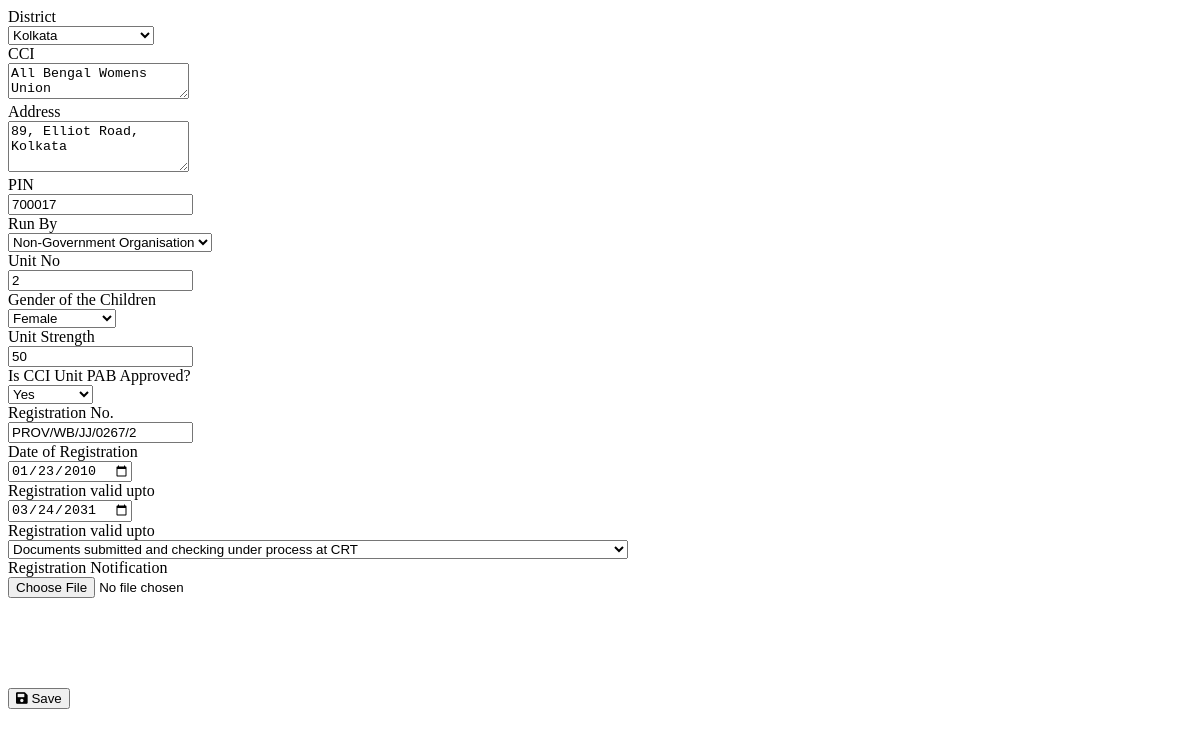
/pages/cci_edit_form.php?data=CCI_095 (signed in), run on the app's committed database.
### tables this page shows
CREATE TABLE `cci` (
  `id` varchar(255) NOT NULL,
  `district` varchar(255) DEFAULT NULL,
  `cci_name` varchar(255) DEFAULT NULL,
  `address` varchar(255) DEFAULT NULL,
  `pin` int(11) DEFAULT 0,
  `run_by` varchar(255) DEFAULT NULL,
  `cci_unit_no` smallint(6) DEFAULT 0,
  `cci_unit_gender` varchar(255) DEFAULT NULL,
  `cci_unit_strength` int(11) DEFAULT 0,
  `is_pab_approved` tinyint(1) DEFAULT 0,
  `reg_no` varchar(255) DEFAULT NULL,
  `reg_date` date DEFAULT NULL,
  `reg_valid_upto` date DEFAULT NULL,
  `reg_status` double DEFAULT NULL,
  `contact_name` varchar(255) DEFAULT NULL,
  `contact_desg` varchar(255) DEFAULT NULL,
  `contact_phno` int(11) DEFAULT 0
);

CREATE TABLE `cci_reg_file_status` (
  `id` int(11) NOT NULL,
  `reg_status` varchar(255) NOT NULL
);

### config/DbFunction.php (called while the page is built, shortened)
<?php
class DbFunction{
	function get_filter_values($fieldname) {
		$db = Database::getInstance();
		$mysqli = $db->getConnection();
		$query = "SELECT DISTINCT(`cci`.`" . $fieldname . "`) FROM `cci`";
		$rs= $mysqli->query($query);
		return $rs->fetch_all();
	}
	function get_reg_file_status() {
		$db = Database::getInstance();
        $mysqli = $db->getConnection();
        $query = "SELECT * FROM `cci_reg_file_status`";
        $rs= $mysqli->query($query);
        return $rs->fetch_all();
	}
}

### pages/cci_edit_form.php (the view, shortened to what this page needs)
<?php
require_once "../config/DbFunction.php";
$db = Database::getInstance();
$mysqli = $db->getConnection();
$data = $_GET['data'];
$cci_id = explode(',', $data)[0];
$sql = "SELECT
            `cci`.*
        FROM
            `cci`
        WHERE
            `cci`.`id` = ?;";
$stmt = $mysqli->prepare($sql);
$stmt->bind_param('s', $cci_id);
if ($stmt->execute()) {
    $cci_details = $stmt->get_result()->fetch_all(MYSQLI_ASSOC)[0];
} else {
    trigger_error("Error in query: ". mysqli_connect_error(), E_USER_ERROR);
    die(E_USER_ERROR);
}
$obj = new DbFunction();
?>
<!DOCTYPE html>
<html lang="en">
<head>
</head>
<body>
    <div class="row">
        <div class="col-sm-6 mb-3 mb-sm-0">
            <form id="fCCIEdit" action="" method="">
                <div class="card border-dark">
                    <div class="card-body scrollable-card">
                        <div class="row mb-3">
                            <label for="i-cci-dist" class="col-sm-6 col-form-label">District</label>
                            <div class="col-sm-6">
                                <select id="i-cci-dist" name="i-cci-dist" class="form-control">
                                    <?php
                                    $districts = $obj->get_filter_values('district');
                                    foreach ($districts as $district) {
                                        echo '<option value="'. $district[0]. '"'. ($cci_details['district'] == $district[0] ? 'selected' : '') . '>'. $district[0] . '</option>';
                                    }
                                    ?>
                                </select>
                            </div>
                        </div>
                        <div class="row mb-3">
                            <label for="i_cci_name" class="col-sm-6 col-form-label">CCI</label>
                            <div class="col-sm-6">
                            <textarea rows="2" class="form-control" id="i_cci_name" name="i_cci_name"><?php echo $cci_details['cci_name'] ?></textarea>
                            </div>
                        </div>
                        <div class="row mb-3">
                            <label for="i_cci_addr" class="col-sm-6 col-form-label">Address</label>
                            <div class="col-sm-6">
                            <textarea rows="3" class="form-control" id="i_cci_addr" name="i_cci_addr"><?php echo $cci_details['address'] ?></textarea>
                            </div>
                        </div>
                        <div class="row mb-3">
                            <label for="i_cci_pin" class="col-sm-6 col-form-label">PIN</label>
                            <div class="col-sm-6">
                            <input type="text" class="form-control" id="i_cci_pin" name="i_cci_pin" value="<?php echo $cci_details['pin'] ?>" />
                            </div>
                        </div>
                        <div class="row mb-3">
                            <label for="i_cci_run_by" class="col-sm-6 col-form-label">Run By</label>
                            <div class="col-sm-6">
                                <select id="i_cci_run_by" name="i_cci_run_by" class="form-control">
                                    <?php
                                    $run_by = $obj->get_filter_values('run_by');
                                    foreach ($run_by as $val) {
                                        echo '<option value="'. $val[0]. '"'. ($cci_details['run_by'] == $val[0] ? 'selected' : '') .'>'. $val[0] . '</option>';
                                    }
                                    ?>
                                </select>
                            </div>
                        </div>
                        <div class="row mb-3">
                            <label for="i_cci_unit_no" class="col-sm-6 col-form-label">Unit No</label>
                            <div class="col-sm-6">
                            <input type="text" class="form-control" id="i_cci_unit_no" name="i_cci_unit_no" value="<?php echo $cci_details['cci_unit_no'] ?>" />
                            </div>
                        </div>
                        <div class="row mb-3">
                            <label for="i_cci_gender" class="col-sm-6 col-form-label">Gender of the Children</label>
                            <div class="col-sm-6">
                                <select id="i_cci_gender" name="i_cci_gender" class="form-control">
                                    <?php
                                    $run_by = $obj->get_filter_values('cci_unit_gender');
                                    foreach ($run_by as $val) {
                                        echo '<option value="'. $val[0]. '"'. ($cci_details['cci_unit_gender'] == $val[0] ? 'selected' : '') .'>'. $val[0] . '</option>';
                                    }
                                    ?>
                                </select>
                            </div>
                        </div>
                        <div class="row mb-3">
                            <label for="i_cci_strength" class="col-sm-6 col-form-label">Unit Strength</label>
                            <div class="col-sm-6">
                            <input type="text" class="form-control" id="i_cci_strength" name="i_cci_strength" value="<?php echo intval($cci_details['cci_unit_strength']) ?>" />
                            </div>
                        </div>
                        <div class="row mb-3">
                            <label for="i_cci_is_pab" class="col-sm-6 col-form-label">Is CCI Unit PAB Approved?</label>
                            <div class="col-sm-6">
                                <select id="i_cci_is_pab" name="i_cci_is_pab" class="form-control">
                                    <option value=1 <?php print($cci_details['is_pab_approved'] == true ? 'selected' : '') ?> >Yes</option>
                                </select>
                            </div>
                        </div>
                        <div class="row mb-3">
                            <label for="i_cci_reg_no" class="col-sm-6 col-form-label">Registration No.</label>
                            <div class="col-sm-6">
                            <input type="text" class="form-control" id="i_cci_reg_no" name="i_cci_reg_no" value="<?php echo $cci_details['reg_no'] ?>" />
                            </div>
                        </div>
                        <div class="row mb-3">
                            <label for="i_cci_reg_dt" class="col-sm-6 col-form-label">Date of Registration</label>
                            <div class="col-sm-6">
                            <input type="date" id="i_cci_reg_dt" name="i_cci_reg_dt" class="form-control" value="<?php echo $cci_details['reg_date']; ?>"/>
                            </div>
                        </div>
                        <div class="row mb-3">
                            <label for="i_cci_reg_valid" class="col-sm-6 col-form-label">Registration valid upto</label>
                            <div class="col-sm-6">
                            <input type="date" id="i_cci_reg_valid" name="i_cci_reg_valid" class="form-control" value="<?php echo $cci_details['reg_valid_upto']; ?>"/>
                            </div>
                        </div>
                        <div class="row mb-3">
                            <label for="i_cci_reg_status" class="col-sm-6 col-form-label">Registration valid upto</label>
                            <div class="col-sm-6">
                                <select id="i_cci_reg_status" name="i_cci_reg_status" class="form-control">
                                  <?php
                                  $file_status = $obj->get_reg_file_status();
                                  foreach ($file_status as $val) {
                                    echo '<option value="'. $val[0]. '"'. ($cci_details['reg_status'] == $val[0] ? ' selected' : '') .'>'. $val[1]. '</option>';
                                  }
                                  ?>
                                </select>
                            </div>
                        </div>
                        <div class="row mb-3">
                            <label for="i_cci_reg_file" class="col-sm-6 col-form-label">Registration Notification</label>
                            <div class="col-sm-6">
                                <input class="form-control" type="file" name="i_cci_reg_file" id="i_cci_reg_file" accept="application/pdf">
                            </div>
                        </div>
                    </div>
                    <div class="card-footer text-end">
                        <button id="bSubmitcci_details" type="submit" value="Saved" class="btn btn-primary">
                            <i class="fas fa-save"></i>
                            Save
                        </button>
                    </div>
                </div>
            </form>
        </div>
        <div class="col-sm-6">
            <div class="card border-dark text-bg-dark non-scrollable-card">
            </div>
        </div>
    </div>
</body>
</html>

### pages/cci_edit_form.php (style rules this page uses)
.scrollable-card { height: 85vh; overflow-y: auto; }
.non-scrollable-card { height: 90vh; }

### data on the page
cci: i-cci-dist "Kolkata", i_cci_name "All Bengal Womens Union", i_cci_addr "89, Elliot Road, Kolkata", i_cci_pin "700017", i_cci_run_by "Non-Government Organisation", i_cci_unit_no "2", i_cci_gender "Female", i_cci_strength "50", i_cci_is_pab "Yes", i_cci_reg_no "PROV/WB/JJ/0267/2", i_cci_reg_dt "01/23/2010", i_cci_reg_valid "03/24/2031", i_cci_reg_status "Documents submitted and checking under process at CRT"
